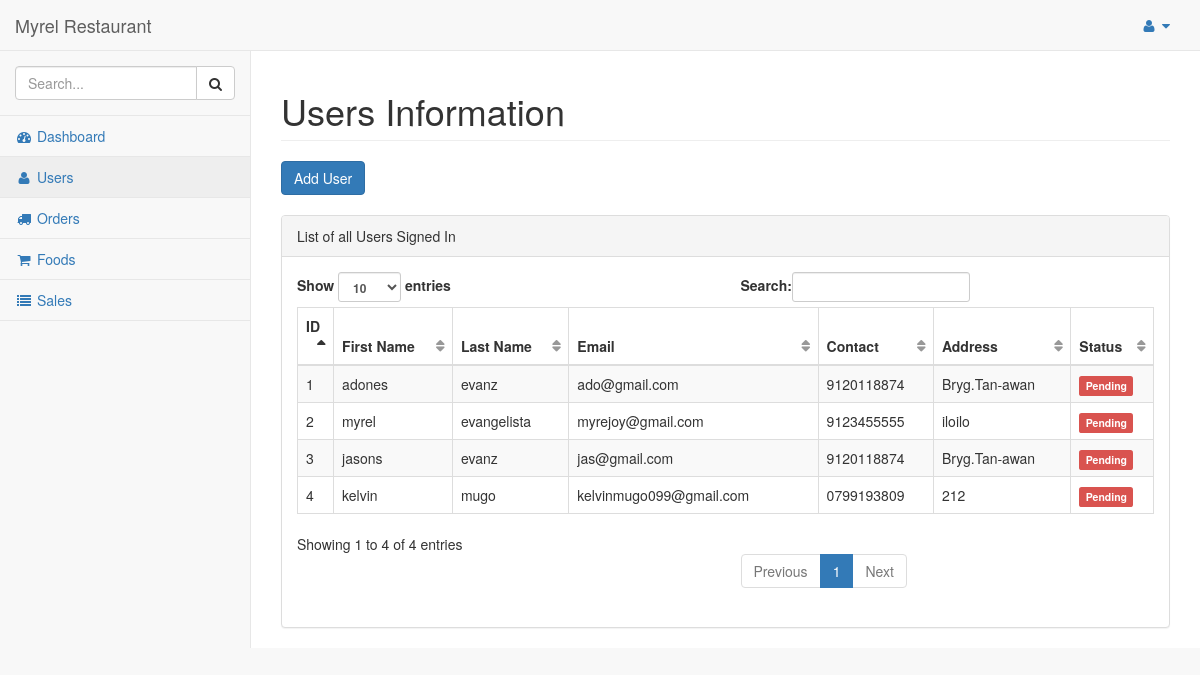
The page /dashboard/admin/users/ (signed in) on the database its author committed.
### hotel/models.py (models this page shows)
class Customer(models.Model):
    pending = 'Pending'
    verified = 'Verified'
    STATUS = (
        (pending,pending),
        (verified,verified),
    )
    customer = models.ForeignKey(User, on_delete=models.CASCADE)
    address = models.TextField()
    contact = models.CharField(max_length = 10)
    orders = models.IntegerField(default=0)
    total_sale = models.IntegerField(default=0)
    def __str__(self):
        return self.customer.first_name + " " + self.customer.last_name

### hotel/views.py (the view)
# urls.py: url(r'^dashboard/admin/users/$', views.users_admin, name='users_admin'),
@login_required
@staff_member_required
def users_admin(request):
    customers = Customer.objects.filter()
    print(customers)
    return render(request, 'admin_temp/users.html', {'users':customers})

### hotel/templates/admin_temp/users.html (shortened to what this page needs)
{% load static %}
{% include "includes/base.html" %}
{% include "includes/navbarheader.html" %}
{% include "includes/navtop.html"%}
{% include "includes/sidemenu.html" %}
        </nav>
        <div id="page-wrapper">
            <div class="row">
                <div class="col-lg-12">
                    <h1 class="page-header">Users Information</h1>
                    <button type="button" class="btn btn-primary" data-toggle="modal" data-target="#myModal">
                        Add User
                    </button>
                </div>
            </div>
            <br/>
            <div class="row">
                <div class="col-lg-12">
                    <div class="panel panel-default">
                        <div class="panel-heading">
                            List of all Users Signed In
                        </div>
                        <div class="panel-body">
                            <table width="100%" class="table table-striped table-bordered table-hover" id="dataTables-example">
                                <thead>
                                    <tr>
                                        <th>ID</th>
                                        <th>First Name</th>
                                        <th>Last Name</th>
                                        <th>Email</th>
                                        <th>Contact</th>
                                        <th>Address</th>
                                        <th>Status</th>
                                    </tr>
                                </thead>
                                <tbody>
                                    {% for user in users %}
                                    <tr>
                                        <td>{{user.id}}</td>
                                        <td>{{user.customer.first_name}}</td>
                                        <td>{{user.customer.last_name}}</td>
                                        <td>{{user.customer.email}}</td>
                                        <td>{{user.contact}}</td>
                                        <td>{{user.address}}</td>
                                        <td>{% if user.status == 'Verified' %}
                                        <span class="label label-success">Verified</span>
                                        {% else %}
                                        <span class="label label-danger">Pending</span>
                                        {% endif %}
                                        </td>
                                    </tr>
                                    {%  endfor %}
                                </tbody>
                            </table>
                        </div>
                    </div>
                </div>
            </div>
        </div>
    </div>
</body>
</html>

### rows shown on the page
Customer: id "1", customer.first_name "adones", customer.last_name "evanz", customer.email "ado@gmail.com", contact "9120118874", address "Bryg.Tan-awan"
Customer: id "2", customer.first_name "myrel", customer.last_name "evangelista", customer.email "myrejoy@gmail.com", contact "9123455555", address "iloilo"
Customer: id "3", customer.first_name "jasons", customer.last_name "evanz", customer.email "jas@gmail.com", contact "9120118874", address "Bryg.Tan-awan"
Customer: id "4", customer.first_name "kelvin", customer.last_name "mugo", customer.email "kelvinmugo099@gmail.com", contact "0799193809", address "212"
